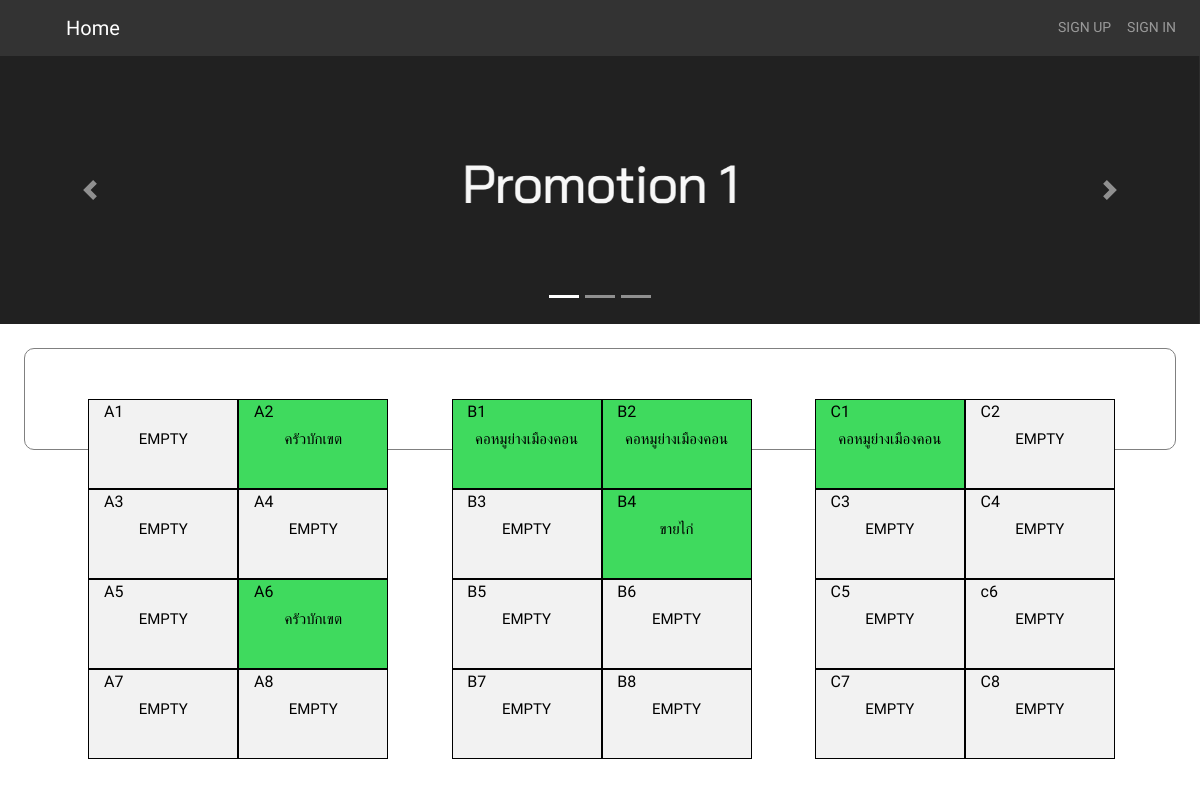
The page / on the database its author committed.
### tables this page shows
CREATE TABLE `block` (
  `block_id` int(10) NOT NULL,
  `block_code` varchar(255) NOT NULL,
  `shop_id` int(10) NOT NULL,
  `price` int(10) NOT NULL
);

CREATE TABLE `shop` (
  `shop_id` int(10) NOT NULL,
  `user_id` int(10) NOT NULL,
  `name` varchar(255) NOT NULL,
  `info` varchar(255) NOT NULL,
  `img` varchar(255) NOT NULL
);

### content/index.php (the view, shortened to what this page needs)
<body>
	<div id="carouselExampleIndicators" class="carousel slide" data-ride="carousel">
		<ol class="carousel-indicators">
			<li data-target="#carouselExampleIndicators" data-slide-to="0" class="active"></li>
			<li data-target="#carouselExampleIndicators" data-slide-to="1"></li>
			<li data-target="#carouselExampleIndicators" data-slide-to="2"></li>
		</ol>
		<div class="carousel-inner">
			<div class="carousel-item active">
				<img src="src/img/PM1.png" class="d-block w-100" alt="...">
			</div>
		</div>
		<a class="carousel-control-prev" href="#carouselExampleIndicators" role="button" data-slide="prev">
			<span class="carousel-control-prev-icon" aria-hidden="true"></span>
		</a>
		<a class="carousel-control-next" href="#carouselExampleIndicators" role="button" data-slide="next">
			<span class="carousel-control-next-icon" aria-hidden="true"></span>
		</a>
	</div>
	<div class="con">
		<?php
			$count = 1;
			$query = mysqli_query($conn, "select * from block");
			while ($result = mysqli_fetch_assoc($query)) {
				$name_query = mysqli_query($conn, "select name from shop where shop_id =" . $result['shop_id']) or die(mysqli_error($query));
				$result_name = mysqli_fetch_assoc($name_query);
				$name = $result_name['name'];
				if ($count % 2 == 1) {
					$ml = "";
				};
				if ($count % 2 == 0) {
					$ml = "style='margin-left:0'";
				};
				if ($name == "EMPTY") {
					if (isset($role)) {
						if ($role == "merchant") { ?>
							<div class="card-act emp-card" <?php echo ($ml) ?> onclick="books('<?php echo $result['block_code']?>','<?php echo $result['price'] ?>');">
								<div class="nav-code"><span><?php echo ($result['block_code']) ?></span></div>
								<div class="t-incard"><span><?php echo ($name) ?></span></div>
							</div>
						<?php }
						else { ?>
							<div class="card-act emp-card" <?php echo ($ml) ?>>
								<div class="nav-code"><span><?php echo ($result['block_code']) ?></span></div>
								<div class="t-incard"><span><?php echo ($name) ?></span></div>
							</div>
						<?php }
					}
					else { ?>
						<div class="card-act emp-card" <?php echo ($ml) ?>>
							<div class="nav-code"><span><?php echo ($result['block_code']) ?></span></div>
							<div class="t-incard"><span><?php echo ($name) ?></span></div>
						</div>
					<?php }
				}
				else { ?>
						<div class="card-act" <?php echo ($ml) ?> onclick="shop('<?php echo ($result['block_code']) ?>');">
							<div class="nav-code"><span><?php echo ($result['block_code']) ?></span></div>
							<div class="t-incard"><span><?php echo ($name) ?></span></div>
						</div>
				<?php }
				$count++;
			}
		?>
	</div>
</body>

### src/css/mystyle.css (style rules this page uses)
* { font-family: 'Kanit', sans-serif !important; }
.card-act { position: relative; display: -webkit-box; display: -webkit-flex; display: -moz-box; display: -ms-flexbox; display: flex; -ms-flex-direction: column; flex-direction: column; width: 12.5vw; height: 50%; word-wrap: break-word; background-color: rgb(63, 218, 94); background-clip: border-box; float: left; border: solid black 1px; height: 90px; margin-left: 5.5%; overflow: scroll; scrollbar-width: none; table-layout: fixed; border-collapse: collapse; cursor: pointer; }
.card-act .t-incard { width: 100% }
.emp-card { background-color: #f2f2f2; }
.con { text-align: center; border: solid gray 1.5px; border-radius: 10px; padding: 1.5%; margin-top: 2%; margin-left: 2%; margin-right: 2%; padding: 50px 0 50px 0; min-height: -webkit-fill-available; }
.t-incard { text-align: center; width: 100%; color: black; font-size: 15px; text-align: center; vertical-align: middle; line-height: 4rem; }
.nav-code { width: 100%; font-size: 16px; color: black; height: 8%; text-align: left; padding-left: 10%; }

### src/css/register.css (style rules this page uses)
* { margin: 0px; padding: 0px; box-sizing: border-box; }
body, html { height: 100%; font-family: 'kanit', sans-serif; }
a { font-family: 'kanit'; font-size: 14px; line-height: 1.7; color: #707070; margin: 0px; transition: all 0.4s; -webkit-transition: all 0.4s; -o-transition: all 0.4s; -moz-transition: all 0.4s; }
ul, li { margin: 0px; list-style-type: none; }

### src/css/change.css (style rules this page uses)
body { margin: 0; background-size: 100%; background-repeat: no-repeat; background-position: right top; background-attachment: fixed; font-family: 'Kanit', sans-serif; }

### src/css/shopedit.css (style rules this page uses)
body { margin: 0; background-color: red; background-size: 100%; background-repeat: no-repeat; background-position: right top; background-attachment: fixed; font-family: 'Kanit', sans-serif; }
.active, .pic1:hover { opacity: 1; }
.active, .demo:hover { opacity: 1; }

### src/css/shopinfo.css (style rules this page uses)
* { box-sizing: border-box; }
body { margin: 0; padding: 0; background-color: red; background-size: 100%; background-repeat: no-repeat; background-position: right top; background-attachment: fixed; font-family: 'Kanit', sans-serif; }

### src/css/demo.css (style rules this page uses)
*, *:after, *:before { -webkit-box-sizing: border-box; box-sizing: border-box; }
body { font-family: Avenir, 'Helvetica Neue', 'Lato', 'Segoe UI', Helvetica, Arial, sans-serif; color: #4b0f31; background-color: #f1e5e6; -webkit-font-smoothing: antialiased; -moz-osx-font-smoothing: grayscale; }
a { outline: none; color: #d3394c; text-decoration: none; }

### rows shown on the page
block: block_code "A1", shop.name "EMPTY"
block: block_code "A2", shop.name "ครัวบักเขต"
block: block_code "B1", shop.name "คอหมูย่างเมืองคอน"
block: block_code "B2", shop.name "คอหมูย่างเมืองคอน"
block: block_code "C1", shop.name "คอหมูย่างเมืองคอน"
block: block_code "C2", shop.name "EMPTY"
block: block_code "A3", shop.name "EMPTY"
block: block_code "A4", shop.name "EMPTY"
block: block_code "B3", shop.name "EMPTY"
block: block_code "B4", shop.name "ขายไก่"
block: block_code "C3", shop.name "EMPTY"
block: block_code "C4", shop.name "EMPTY"
block: block_code "A5", shop.name "EMPTY"
block: block_code "A6", shop.name "ครัวบักเขต"
block: block_code "B5", shop.name "EMPTY"
block: block_code "B6", shop.name "EMPTY"
block: block_code "C5", shop.name "EMPTY"
block: block_code "c6", shop.name "EMPTY"
block: block_code "A7", shop.name "EMPTY"
block: block_code "A8", shop.name "EMPTY"
block: block_code "B7", shop.name "EMPTY"
block: block_code "B8", shop.name "EMPTY"
block: block_code "C7", shop.name "EMPTY"
block: block_code "C8", shop.name "EMPTY"
